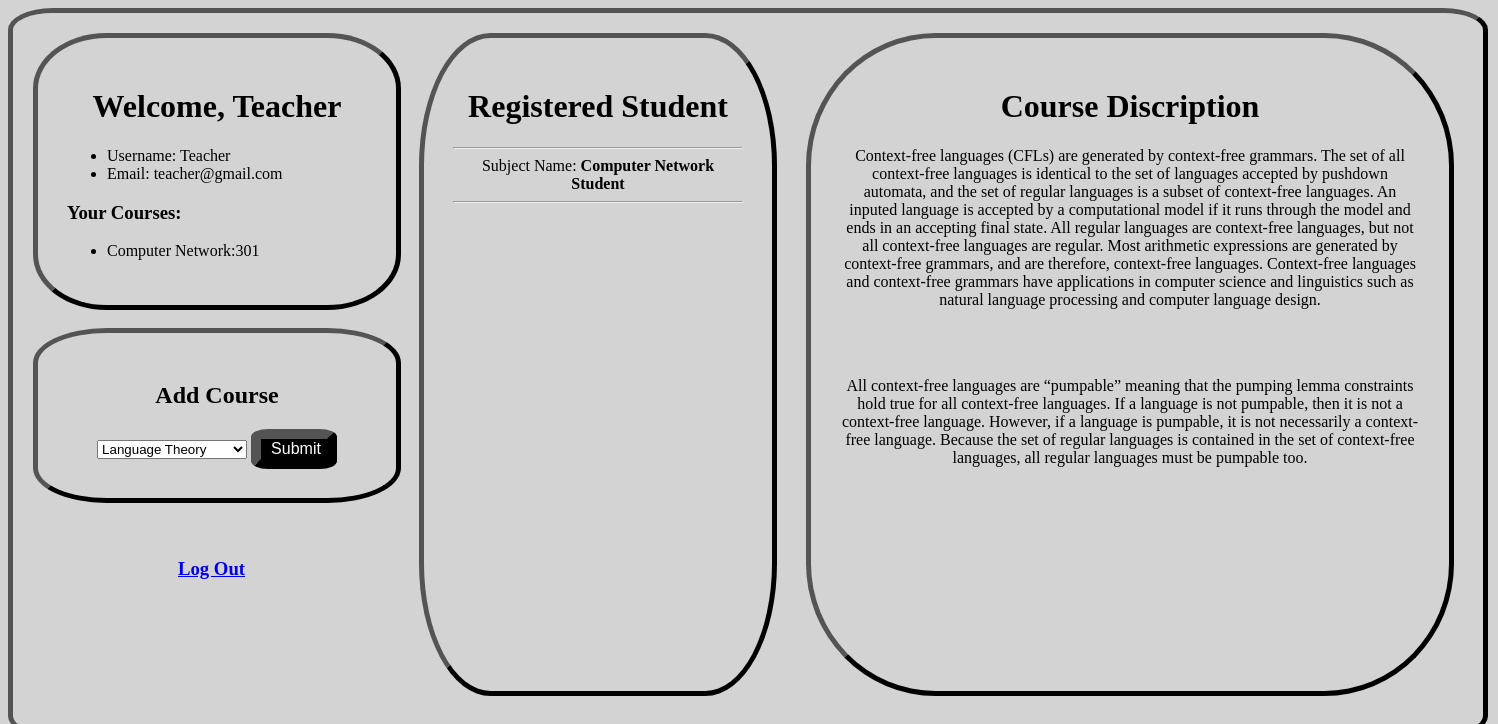
The page /aptcoder/ (signed in) on the database its author committed.
### aptcoder/models.py (models this page shows, shortened)
class Course(models.Model):
	cname = models.CharField(max_length=30)
	cid = models.IntegerField()
	teacher = models.ManyToManyField(Teacher, blank=True, related_name="reg_course")
	student = models.ManyToManyField(Student, blank=True, related_name="reg_course")

class Student(models.Model):
	Sname = models.CharField(max_length=30)
	rolln = models.IntegerField()
	Sid = models.ForeignKey(User, on_delete=models.CASCADE, related_name="student")

class Teacher(models.Model):
	Tname = models.CharField(max_length=30)
	Tid = models.ForeignKey(User, on_delete=models.CASCADE, related_name="teacher")

### aptcoder/views.py (the view, shortened to what this page needs)
# urls.py: path("",views.index,name="index"),
def index(request):
	if not request.user.is_authenticated:
		return render(request,"aptcoder/home.html")
	else:
		if request.user.teacher.all():
			h = request.user.teacher.get()
			student = []
			for c in Course.objects.filter(teacher=h):
				temp = []
				temp.append(c.cname)
				for s in c.student.all():
					temp.append(s.Sname)
				student.append(temp)
			return render(request, "aptcoder/user.html",{
				"student": student,
				"user":request.user,
				"name":h.Tname,
				"course":Course.objects.filter(teacher=h),
				"non_course": Course.objects.exclude(teacher=h).all()
				})

### aptcoder/templates/aptcoder/user.html (shortened to what this page needs)
{% extends "aptcoder/layout.html" %}
{% block body %}
<div class="whole">
	<div class="myself" style="float:right;height: 85%;margin-right: 2%;width:40%">
		<h1 style="text-align: center">Course Discription</h1>
		<p>Context-free languages (CFLs) are generated by context-free grammars. The set of all context-free languages is identical to the set of languages accepted by pushdown automata, and the set of regular languages is a subset of context-free languages. An inputed language is accepted by a computational model if it runs through the model and ends in an accepting final state. All regular languages are context-free languages, but not all context-free languages are regular. Most arithmetic expressions are generated by context-free grammars, and are therefore, context-free languages. Context-free languages and context-free grammars have applications in computer science and linguistics such as natural language processing and computer language design.</p>
		<br><br>
		<p>All context-free languages are “pumpable” meaning that the pumping lemma constraints hold true for all context-free languages. If a language is not pumpable, then it is not a context-free language. However, if a language is pumpable, it is not necessarily a context-free language. Because the set of regular languages is contained in the set of context-free languages, all regular languages must be pumpable too.</p>
	</div>
	<div class="myself" style="float:right;height: 85%;margin-right: 2%;width:20%">
		<h1 style="text-align: center">Registered Student</h1>
		{% for st in student%}
			<hr style="background-color: black">
			<o >Subject Name:</o>
			{% for s in st%}
				<b>{{s}}</b>
				<br>
			{% endfor %}
			<hr style="background-color: black">
			<br>
		{% endfor %}
	</div>
	<div class="myself">
		<h1>Welcome, {{ name }}</h1>
		<ul style="text-align: left">
			<li>Username: {{ user.username }}</li>
			<li>Email: {{ user.email }}</li>
		</ul>
		<h3 style="text-align: left">Your Courses:</h3>
		<ul style="text-align: left">
			{% for course in course%}
				<li>{{course.cname}}:{{course.cid}}</li>
			{% endfor %}
		</ul>
	</div>
	<br>
	<div class="myself">
	<h2>Add Course</h2>
		<form name="myForm" onsubmit="return validateForm()" action="{% url 'aptcoder:reg_course' user.id %}" method="post" required>
			<select name="course" style="width: 50%">
				{% for course in non_course %}
					<option value="{{ course.id }}">{{ course.cname }}</option>
				{% endfor %}
			</select>
				<input type="submit" name="Submit" class="button">
		</form>
	</div>
	<br><br>
	<h3>
		<a href="{% url 'aptcoder:logout' %}" style="margin-left: 10%">Log Out</a>
	</h3>
</div>
{% endblock %}

### aptcoder/templates/aptcoder/layout.html (style rules this page uses)
.button { background-color: #4CAF50; color: white; text-align: center; display: inline-block; font-size: 16px; padding-left: 10px; background-color: black; border: 10px outset black; border-radius: 20%; }
.myself { border: 5px outset black; text-align:center; width: 300px; padding: 2%; border-radius: 20%; }
.whole { border: 5px outset black; width: 1450px; height: 700px; padding-top:20px; padding-left: 20px; border-radius: 3%; }

### rows shown on the page
Course: st "Computer Network", cname "Computer Network", cid "301"
Student: st "Student"
Teacher: Tname "Teacher"

### other values the page prints
{{ user.username }} "Teacher"
{{ user.email }} "teacher@gmail.com"
form field course "Language Theory"
